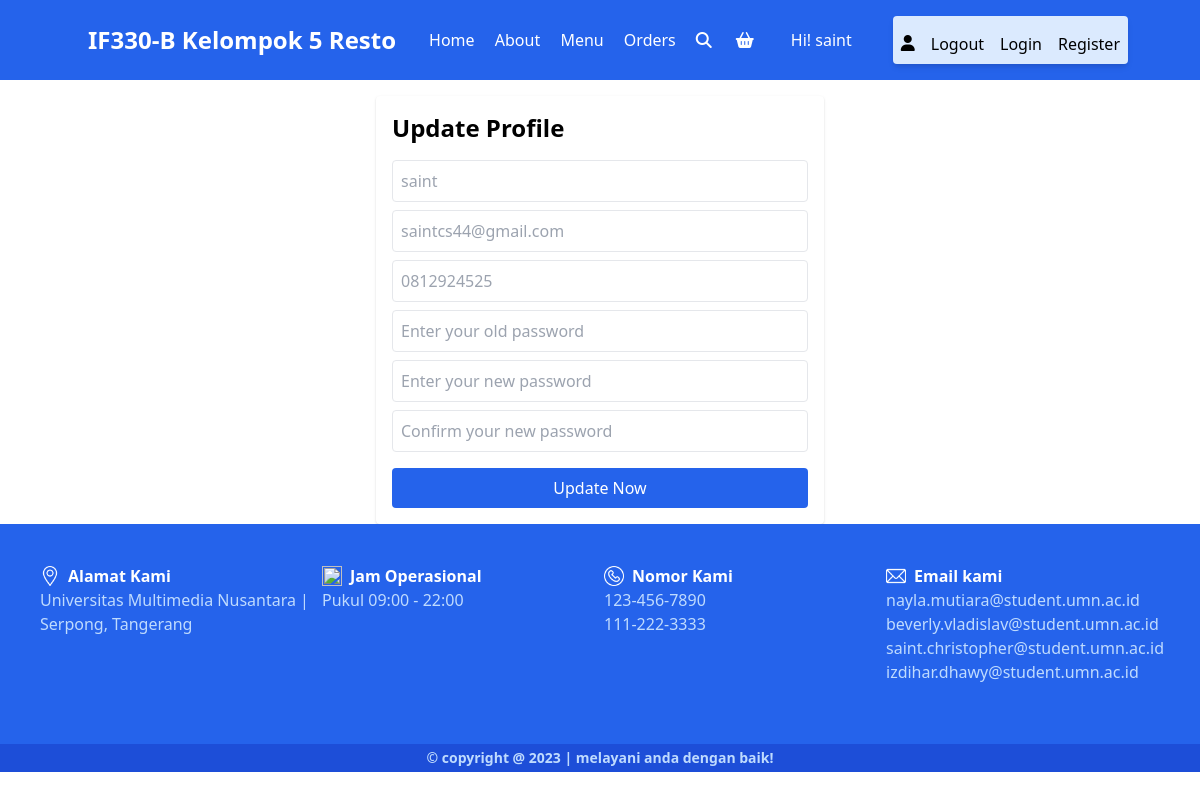
The page /update_profile.php (signed in) on the database its author committed.
### tables this page shows
CREATE TABLE `users` (
  `id` int(100) NOT NULL,
  `name` varchar(20) NOT NULL,
  `email` varchar(50) NOT NULL,
  `number` varchar(10) NOT NULL,
  `password` varchar(50) NOT NULL,
  `address` varchar(500) NOT NULL
);

### update_profile.php (the view, shortened to what this page needs)
<?php
include 'components/connect.php';
if(isset($_SESSION['user_id'])){
   $user_id = $_SESSION['user_id'];
}else{
   $user_id = '';
   header('location:home.php');
};
?>
<!DOCTYPE html>
<html lang="en">
<head>
    <link href="https://unpkg.com/tailwindcss@^2.2/dist/tailwind.min.css" rel="stylesheet">
    <link rel="stylesheet" href="https://cdnjs.cloudflare.com/ajax/libs/font-awesome/6.1.1/css/all.min.css">
</head>
<body>
    <?php include 'components/user_header.php'; ?>
    <section class="form-container update-form">
        <form action="" method="post" class="mx-auto max-w-md mt-4 p-4 bg-white rounded shadow">
            <h3 class="text-2xl font-bold mb-4">Update Profile</h3>
            <input type="text" name="name" placeholder="<?= $fetch_profile['name']; ?>"
                class="w-full p-2 mb-2 rounded border" maxlength="50">
            <input type="email" name="email" placeholder="<?= $fetch_profile['email']; ?>"
                class="w-full p-2 mb-2 rounded border" maxlength="50">
            <input type="number" name="number" placeholder="<?= $fetch_profile['number']; ?>"
                class="w-full p-2 mb-2 rounded border" min="0" max="9999999999" maxlength="10">
            <input type="password" name="old_pass" placeholder="Enter your old password"
                class="w-full p-2 mb-2 rounded border" maxlength="50">
            <input type="password" name="new_pass" placeholder="Enter your new password"
                class="w-full p-2 mb-2 rounded border" maxlength="50">
            <input type="password" name="confirm_pass" placeholder="Confirm your new password"
                class="w-full p-2 mb-4 rounded border" maxlength="50">
            <input type="submit" value="Update Now" name="submit"
                class="w-full p-2 rounded bg-blue-600 text-white hover:bg-blue-700 cursor-pointer">
        </form>
    </section>
    <?php include 'components/footer.php'; ?>
</body>
</html>

### components/user_header.php (shortened to what this page needs)
<header class="bg-blue-600 p-4">
    <section class="container mx-auto flex items-center justify-between">
        <a href="home.php" class="text-2xl font-bold text-white">IF330-B Kelompok 5 Resto </a>
        <div class="hidden md:flex md:items-center">
            <nav class="text-center md:text-left">
                <a href="home.php" class="text-white hover:underline p-2 text-sm md:text-base">Home</a>
                <a href="about.php" class="text-white hover:underline p-2 text-sm md:text-base">About</a>
                <a href="menu.php" class="text-white hover:underline p-2 text-sm md:text-base">Menu</a>
                <a href="orders.php" class="text-white hover:underline p-2 text-sm md:text-base">Orders</a>
            </nav>
            <a href="search.php" class="text-white hover:text-gray-200 p-3"><i class="fas fa-search"></i></a>
            <a href="cart.php" class="text-white hover:text-gray-200 p-3"><i class="fa fa-shopping-basket"></i></a>
        </div>
        <?php
        if (isset($user_id) && !empty($user_id)) {
            $select_profile = $conn->prepare("SELECT * FROM `users` WHERE id = ?");
            $select_profile->execute([$user_id]);
            if ($select_profile->rowCount() > 0) {
                $fetch_profile = $select_profile->fetch(PDO::FETCH_ASSOC);
                echo '<p class="text-white hidden sm:block">Hi! ' . $fetch_profile['name'] . '</p>';
            }
        }
        ?>
        <div id="userDropdown"
            class="relative right-1 left-4 hidden sm:flex md:flex sm:flex-col md:flex-row md:items-center sm:space-y-2 md:space-x-4 bg-blue-100 text-black rounded shadow-md p-2">
            <a href="profile.php" class="hover:underline md:pt-1.5"><i class="fas fa-user alt"></i></a>
            <a href="components/user_logout.php" onclick="return confirm('Logout from this website?');"
                class="text-red hover:underline ">Logout</a>
            <a href="login.php" class="hover:underline">Login</a>
            <a href="register.php" class="hover:underline">Register</a>
        </div>
    </section>
</header>

### rows shown on the page
users: name "saint", email "saintcs44@gmail.com", number "0812924525"
